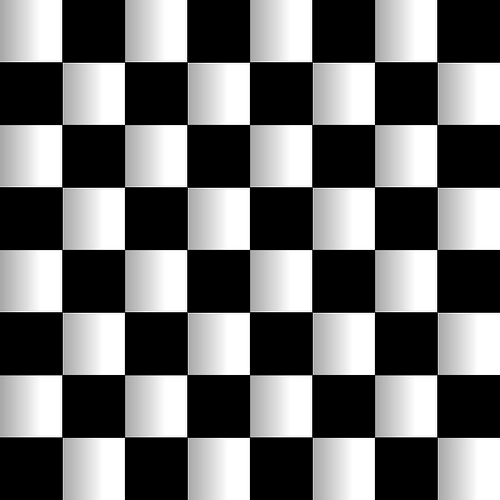
#> input picture dataset/Pattern.png, 500 x 500 px, found by its file name
$ jupyter execute '027 - CV_Electro_Images-Features(corner-detection-using-harris)(8).ipynb'
#> lines starting #> are read from the running program, lines starting #| are printed output that depends on the picture
[cell 1]
import numpy as np
import matplotlib.pyplot as plt
import cv2

[cell 2]
img = cv2.imread("Pattern.png",0)
#> img is the input picture: shape (500, 500); min 0, max 255, mean 111.7
plt.imshow(img,"gray")

[cell 3]
# img: The input image on which you want to perform corner detection.
# 4: The size of the neighborhood considered for corner detection.
# 3: The aperture parameter of the Sobel derivative used.
# 0.04: The Harris detector free parameter. This is a constant value in the Harris
corners = cv2.cornerHarris(img,4,3,0.04)
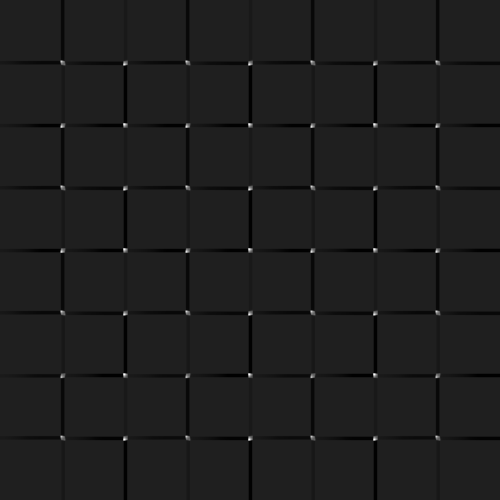
#> corners: shape (500, 500) float32; min -0.00875, max 0.0616, mean -0.000338; drawn with min black and max white
plt.imshow(corners,"gray")

[cell 4]
corners = cv2.cornerHarris(img,4,3,0.04)
corners = cv2.dilate(corners,None,iterations=3)  #None>> no selected kernal-size
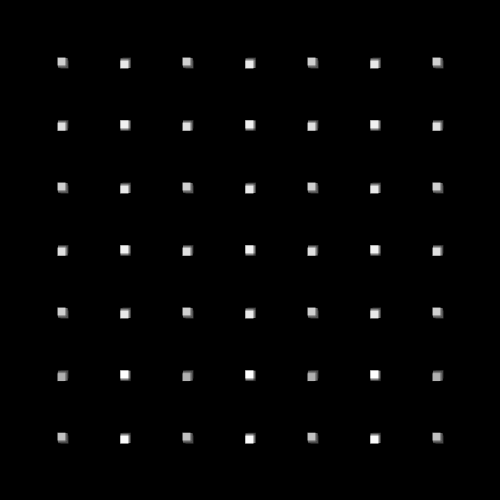
#> corners: shape (500, 500) float32; min -7.34e-07, max 0.0616, mean 0.000892; drawn with min black and max white
plt.figure(figsize=(16,10))
plt.subplot(121),plt.imshow(img,"gray")
plt.subplot(122),plt.imshow(corners,"gray")
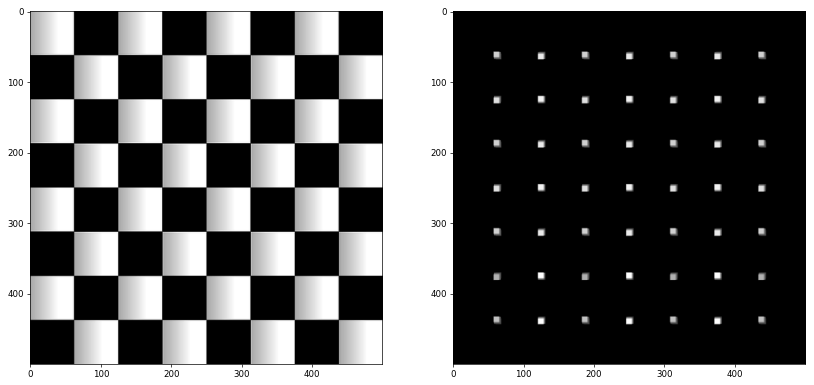
#> figure drawn by matplotlib, 2 panels
